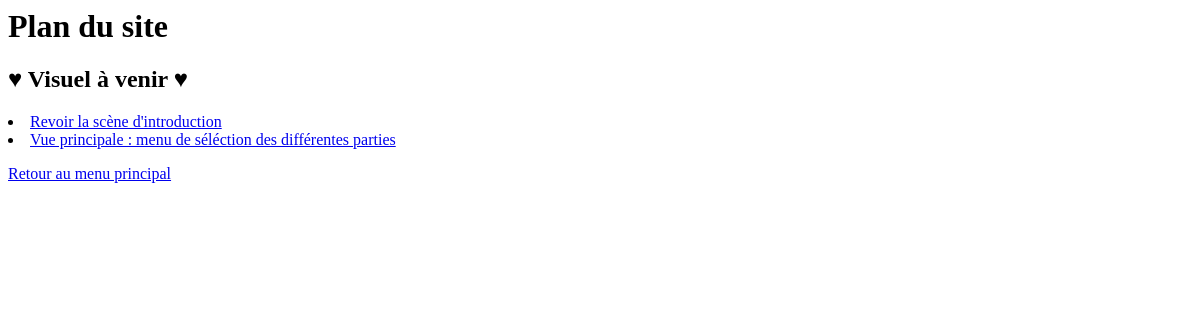
/planDuSite.php, run on an earlier commit of the app's database.
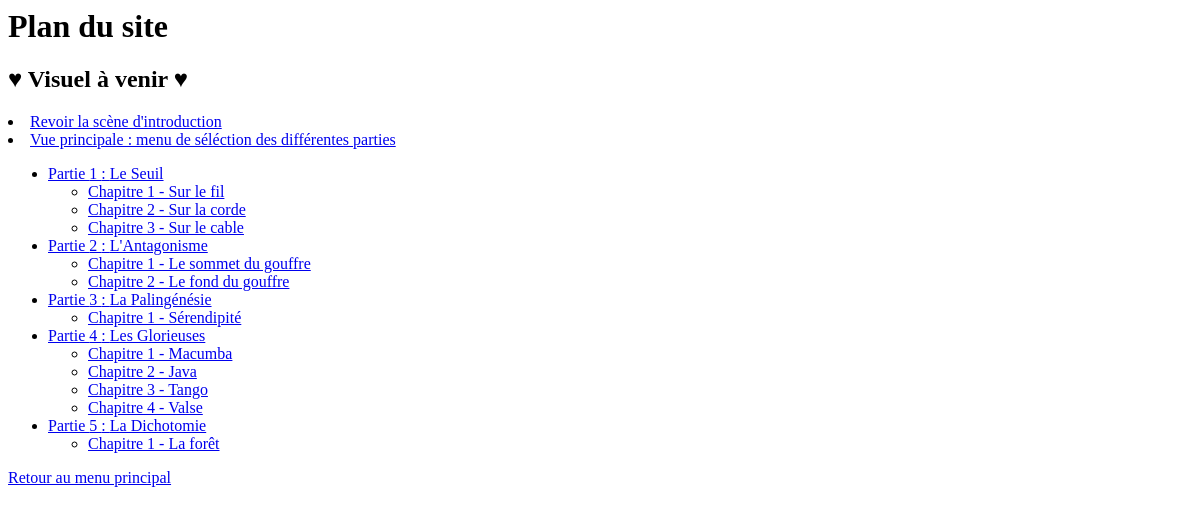
And on a later commit of the database.
### tables this page shows
CREATE TABLE `partie` (
  `id` int(10) NOT NULL,
  `numero` int(10) NOT NULL,
  `titre` varchar(20) NOT NULL,
  `aPropos` varchar(50) NOT NULL,
  `description` varchar(500) NOT NULL,
  `image` varchar(255) NOT NULL,
  `musique` varchar(255) NOT NULL
);

CREATE TABLE `chapitre` (
  `id` int(11) NOT NULL,
  `partie` int(1) NOT NULL,
  `titre` varchar(50) NOT NULL,
  `image` varchar(500) NOT NULL,
  `html` text NOT NULL,
  `css` text NOT NULL,
  `date` datetime NOT NULL DEFAULT CURRENT_TIMESTAMP
);

### script/functions.php (called while the page is built, shortened)
<?php
    function getAllParties(){
        global $db;
        $query = 'SELECT * FROM partie ORDER BY `id` ASC';
        $resultat = $db->query($query);
        $allParties = $resultat->fetchAll();
        return $allParties;
    }
    function getChpPartie($partie){
        global $db;
        $query = 'SELECT * FROM chapitre WHERE partie='.$db->quote($partie).' ORDER BY `id` ASC';
        $resultat = $db->query($query);
        $chpPartie = $resultat->fetchAll();
        return $chpPartie;
    }

### planDuSite.php (the view, shortened to what this page needs)
<?php include('script/init.php');
$allParties = getAllParties();
?>
<!DOCTYPE HTML />
<html>
<head>
</head>
<body>
	<h1>Plan du site</h1>
	<h2>♥ Visuel à venir ♥</h2>
 <nav class="navChapitres">
 		<li><a href="index.php">Revoir la scène d'introduction</a></li>
		<li><a href="menuPrincipal.php">Vue principale : menu de séléction des différentes parties</a></li>
		<ul>
		<?php foreach($allParties as $key => $partie):?>
			<li>
				<a href="parties/partie.php?id=<?= $partie['numero']; ?>">Partie <?= $partie['numero']; ?> : <?= $partie['titre']; ?></h2>
				<ul>
					<?php foreach(getChpPartie($partie['numero']) as $key => $chapitre):?>
					<li><a href="chapitres/chapitre.php?id=<?= $chapitre['id'] ?>"><?= $chapitre['titre'] ?></li>
					<?php endforeach ?>
				</ul>
			</li>
		<?php endforeach ?>
		</ul>
	</nav>
	<a href="menuPrincipal.php">Retour au menu principal</a>
</body>
</html>

What changed in the data, as far as the page shows it:
added partie: numero "1", titre "Le Seuil"
added chapitre: titre "Chapitre 1 - Sur le fil", shown under "1"
added chapitre: titre "Chapitre 2 - Sur la corde", shown under "1"
added chapitre: titre "Chapitre 3 - Sur le cable", shown under "1"
added partie: numero "2", titre "L'Antagonisme"
added chapitre: titre "Chapitre 1 - Le sommet du gouffre", shown under "2"
added chapitre: titre "Chapitre 2 - Le fond du gouffre", shown under "2"
added partie: numero "3", titre "La Palingénésie"
added chapitre: titre "Chapitre 1 - Sérendipité", shown under "3"
added partie: numero "4", titre "Les Glorieuses"
added chapitre: titre "Chapitre 1 - Macumba", shown under "4"
added chapitre: titre "Chapitre 2 - Java", shown under "4"
added chapitre: titre "Chapitre 3 - Tango", shown under "4"
added chapitre: titre "Chapitre 4 - Valse", shown under "4"
added partie: numero "5", titre "La Dichotomie"
added chapitre: titre "Chapitre 1 - La forêt", shown under "5"
